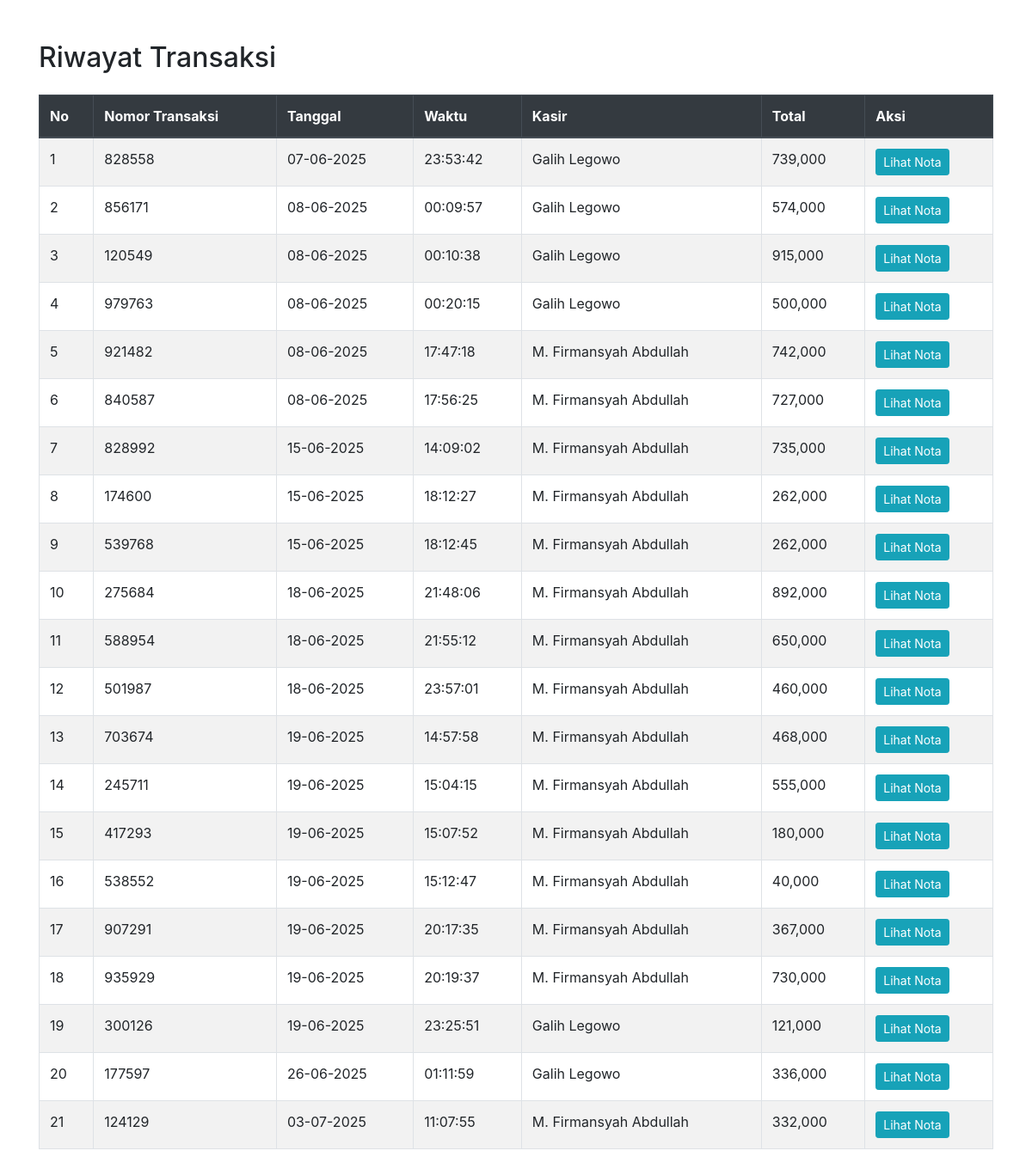
Screenshot of /riwayat.php (signed in) with the database file from the repository.
### tables this page shows
CREATE TABLE `transaksi` (
  `id_transaksi` int(11) NOT NULL,
  `tanggal_waktu` datetime NOT NULL,
  `nomor` varchar(20) NOT NULL,
  `total` int(11) NOT NULL,
  `nama` varchar(50) NOT NULL,
  `bayar` int(11) NOT NULL,
  `kembali` int(11) NOT NULL
);

### riwayat.php (the view, shortened to what this page needs)
<?php
include 'koneksidb.php';
$query = mysqli_query($dbconnect, "SELECT * FROM transaksi ORDER BY tanggal_waktu ASC");
?>
<!DOCTYPE html>
<html lang="id">
<head>
    <link rel="stylesheet" href="https://stackpath.bootstrapcdn.com/bootstrap/4.5.2/css/bootstrap.min.css">
</head>
<body>
<div class="container mt-5">
    <h2 class="mb-4">Riwayat Transaksi</h2>
    <table class="table table-bordered table-striped">
        <thead class="thead-dark">
        <tr>
            <th>No</th>
            <th>Nomor Transaksi</th>
            <th>Tanggal</th>
            <th>Waktu</th>
            <th>Kasir</th>
            <th>Total</th>
            <th>Aksi</th>
        </tr>
        </thead>
        <tbody>
        <?php
        $no = 1;
        while ($row = mysqli_fetch_assoc($query)) {
            $tanggal = date('d-m-Y', strtotime($row['tanggal_waktu']));
            $waktu = date('H:i:s', strtotime($row['tanggal_waktu']));
            ?>
            <tr>
                <td><?= $no++ ?></td>
                <td><?= $row['nomor'] ?></td>
                <td><?= $tanggal ?></td>
                <td><?= $waktu ?></td>
                <td><?= $row['nama'] ?></td>
                <td><?= number_format($row['total']) ?></td>
                <td>
                    <a href="transaksi_selesai.php?id_trx=<?= $row['id_transaksi'] ?>" class="btn btn-sm btn-info" target="_blank">Lihat Nota</a>
                </td>
            </tr>
        <?php } ?>
        </tbody>
    </table>
</div>
</body>
</html>

### rows the page displays
transaksi: nomor "828558", tanggal_waktu "07-06-2025", tanggal_waktu "23:53:42", nama "Galih Legowo", total "739,000"
transaksi: nomor "856171", tanggal_waktu "08-06-2025", tanggal_waktu "00:09:57", nama "Galih Legowo", total "574,000"
transaksi: nomor "120549", tanggal_waktu "08-06-2025", tanggal_waktu "00:10:38", nama "Galih Legowo", total "915,000"
transaksi: nomor "979763", tanggal_waktu "08-06-2025", tanggal_waktu "00:20:15", nama "Galih Legowo", total "500,000"
transaksi: nomor "921482", tanggal_waktu "08-06-2025", tanggal_waktu "17:47:18", nama "M. Firmansyah Abdullah", total "742,000"
transaksi: nomor "840587", tanggal_waktu "08-06-2025", tanggal_waktu "17:56:25", nama "M. Firmansyah Abdullah", total "727,000"
transaksi: nomor "828992", tanggal_waktu "15-06-2025", tanggal_waktu "14:09:02", nama "M. Firmansyah Abdullah", total "735,000"
transaksi: nomor "174600", tanggal_waktu "15-06-2025", tanggal_waktu "18:12:27", nama "M. Firmansyah Abdullah", total "262,000"
transaksi: nomor "539768", tanggal_waktu "15-06-2025", tanggal_waktu "18:12:45", nama "M. Firmansyah Abdullah", total "262,000"
transaksi: nomor "275684", tanggal_waktu "18-06-2025", tanggal_waktu "21:48:06", nama "M. Firmansyah Abdullah", total "892,000"
transaksi: nomor "588954", tanggal_waktu "18-06-2025", tanggal_waktu "21:55:12", nama "M. Firmansyah Abdullah", total "650,000"
transaksi: nomor "501987", tanggal_waktu "18-06-2025", tanggal_waktu "23:57:01", nama "M. Firmansyah Abdullah", total "460,000"
transaksi: nomor "703674", tanggal_waktu "19-06-2025", tanggal_waktu "14:57:58", nama "M. Firmansyah Abdullah", total "468,000"
transaksi: nomor "245711", tanggal_waktu "19-06-2025", tanggal_waktu "15:04:15", nama "M. Firmansyah Abdullah", total "555,000"
transaksi: nomor "417293", tanggal_waktu "19-06-2025", tanggal_waktu "15:07:52", nama "M. Firmansyah Abdullah", total "180,000"
transaksi: nomor "538552", tanggal_waktu "19-06-2025", tanggal_waktu "15:12:47", nama "M. Firmansyah Abdullah", total "40,000"
transaksi: nomor "907291", tanggal_waktu "19-06-2025", tanggal_waktu "20:17:35", nama "M. Firmansyah Abdullah", total "367,000"
transaksi: nomor "935929", tanggal_waktu "19-06-2025", tanggal_waktu "20:19:37", nama "M. Firmansyah Abdullah", total "730,000"
transaksi: nomor "300126", tanggal_waktu "19-06-2025", tanggal_waktu "23:25:51", nama "Galih Legowo", total "121,000"
transaksi: nomor "177597", tanggal_waktu "26-06-2025", tanggal_waktu "01:11:59", nama "Galih Legowo", total "336,000"
transaksi: nomor "124129", tanggal_waktu "03-07-2025", tanggal_waktu "11:07:55", nama "M. Firmansyah Abdullah", total "332,000"
